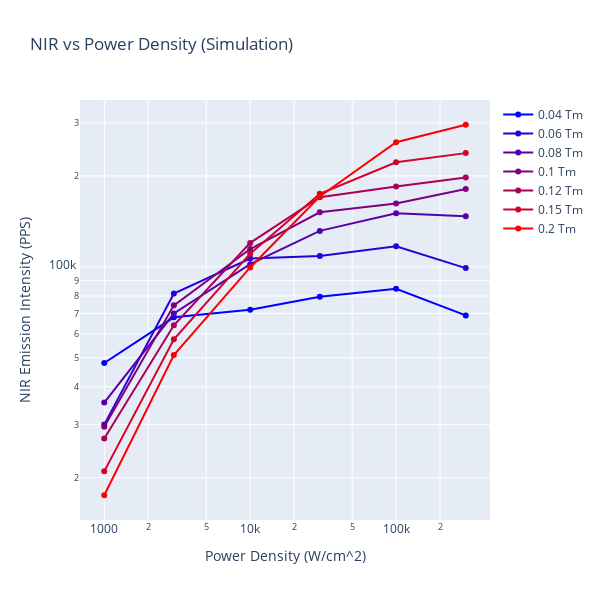

Notebook cell for this chart:
### Code cell
import numpy as np
import plotly.graph_objs as go


power_densities = [1000, 3000, 10000, 30000, 100000, 300000]

# Create colormap gradient
colors = np.linspace(0, 1, len(data))

# Create traces for red emission
traces_red = []
for i, (concentration, data_c) in enumerate(data.items()):
    filtered_x = []
    filtered_y = []
    for intensity, data_i in data_c.items():
        # if intensity > 50*10**3:
        #     break

        filtered_x.append(intensity)
        filtered_y.append(sum(data_i['NIR_microsecond'])/20000*10**7)
    
    color = colors[i]
    trace_red = go.Scatter(
        x=filtered_x,  # Use the filtered x values
        y=filtered_y,  # Use the filtered y values
        mode='lines+markers',
        name=f'{concentration} Tm',
        line=dict(color=f'rgb({int(color * 255)}, 0, {int((1 - color) * 255)})'),
        marker=dict(color=f'rgb({int(color * 255)}, 0, {int((1 - color) * 255)})')
    )
    traces_red.append(trace_red)

# Create layout for red emission
layout_red = go.Layout(
    title='NIR vs Power Density (Simulation)',
    xaxis=dict(title='Power Density (W/cm^2)', type='log'),
    yaxis=dict(title='NIR Emission Intensity (PPS)', type='log'),
    width=600,
    height=600
)

# Create red figure
fig_red = go.Figure(data=traces_red, layout=layout_red)

# Show red plot
fig_red.show()

### Figure 1 — Plotly figure (JSON) as saved in the notebook; plotly's stock layout.template omitted (floating-point values rounded to 4 significant figures)
{"data": [{"line": {"color": "rgb(0, 0, 255)"}, "marker": {"color": "rgb(0, 0, 255)"}, "mode": "lines+markers", "name": "0.04 Tm", "type": "scatter", "x": [1000, 3000, 10000, 30000, 100000, 300000], "y": [48000.0, 68000, 72000, 79500, 84500.0, 69000]}, {"line": {"color": "rgb(42, 0, 212)"}, "marker": {"color": "rgb(42, 0, 212)"}, "mode": "lines+markers", "name": "0.06 Tm", "type": "scatter", "x": [1000, 3000, 10000, 30000, 100000, 300000], "y": [30000, 81500.0, 106500, 108500, 117000, 99000.0]}, {"line": {"color": "rgb(85, 0, 170)"}, "marker": {"color": "rgb(85, 0, 170)"}, "mode": "lines+markers", "name": "0.08 Tm", "type": "scatter", "x": [1000, 3000, 10000, 30000, 100000, 300000], "y": [35500, 70000, 102000.0, 131500, 150500, 147000]}, {"line": {"color": "rgb(127, 0, 127)"}, "marker": {"color": "rgb(127, 0, 127)"}, "mode": "lines+markers", "name": "0.1 Tm", "type": "scatter", "x": [1000, 3000, 10000, 30000, 100000, 300000], "y": [29500, 74500, 114500, 151500, 162000, 181000.0]}, {"line": {"color": "rgb(170, 0, 85)"}, "marker": {"color": "rgb(170, 0, 85)"}, "mode": "lines+markers", "name": "0.12 Tm", "type": "scatter", "x": [1000, 3000, 10000, 30000, 100000, 300000], "y": [27000, 64000, 120000, 170000, 184500, 197500]}, {"line": {"color": "rgb(212, 0, 42)"}, "marker": {"color": "rgb(212, 0, 42)"}, "mode": "lines+markers", "name": "0.15 Tm", "type": "scatter", "x": [1000, 3000, 10000, 30000, 100000, 300000], "y": [21000, 57500, 110500.0, 174500, 222000, 238000.0]}, {"line": {"color": "rgb(255, 0, 0)"}, "marker": {"color": "rgb(255, 0, 0)"}, "mode": "lines+markers", "name": "0.2 Tm", "type": "scatter", "x": [1000, 3000, 10000, 30000, 100000, 300000], "y": [17500, 51000.0, 99500, 171000, 258500, 295500]}], "layout": {"height": 600, "title": {"text": "NIR vs Power Density (Simulation)"}, "width": 600, "xaxis": {"title": {"text": "Power Density (W/cm^2)"}, "type": "log"}, "yaxis": {"title": {"text": "NIR Emission Intensity (PPS)"}, "type": "log"}}}
